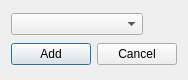
<?xml version="1.0" encoding="UTF-8"?>
<ui version="4.0">
 <class>Dialog</class>
 <widget class="QDialog" name="Dialog">
  <property name="windowModality">
   <enum>Qt::ApplicationModal</enum>
  </property>
  <property name="geometry">
   <rect>
    <x>0</x>
    <y>0</y>
    <width>182</width>
    <height>80</height>
   </rect>
  </property>
  <property name="windowTitle">
   <string>Add</string>
  </property>
  <property name="windowIcon">
   <iconset>
    <selectedon>siemens icon.png</selectedon>
   </iconset>
  </property>
  <layout class="QHBoxLayout" name="horizontalLayout_2">
   <item>
    <layout class="QVBoxLayout" name="verticalLayout">
     <item>
      <widget class="QComboBox" name="cb_pointType">
       <property name="maximumSize">
        <size>
         <width>132</width>
         <height>16777215</height>
        </size>
       </property>
       <property name="focusPolicy">
        <enum>Qt::ClickFocus</enum>
       </property>
      </widget>
     </item>
     <item>
      <layout class="QHBoxLayout" name="horizontalLayout">
       <item>
        <widget class="QPushButton" name="pb_add">
         <property name="text">
          <string>Add</string>
         </property>
        </widget>
       </item>
       <item>
        <widget class="QPushButton" name="pb_cancel">
         <property name="text">
          <string>Cancel</string>
         </property>
        </widget>
       </item>
      </layout>
     </item>
    </layout>
   </item>
  </layout>
 </widget>
 <resources/>
 <connections>
  <connection>
   <sender>pb_cancel</sender>
   <signal>clicked()</signal>
   <receiver>Dialog</receiver>
   <slot>close()</slot>
   <hints>
    <hint type="sourcelabel">
     <x>124</x>
     <y>50</y>
    </hint>
    <hint type="destinationlabel">
     <x>171</x>
     <y>21</y>
    </hint>
   </hints>
  </connection>
 </connections>
</ui>
